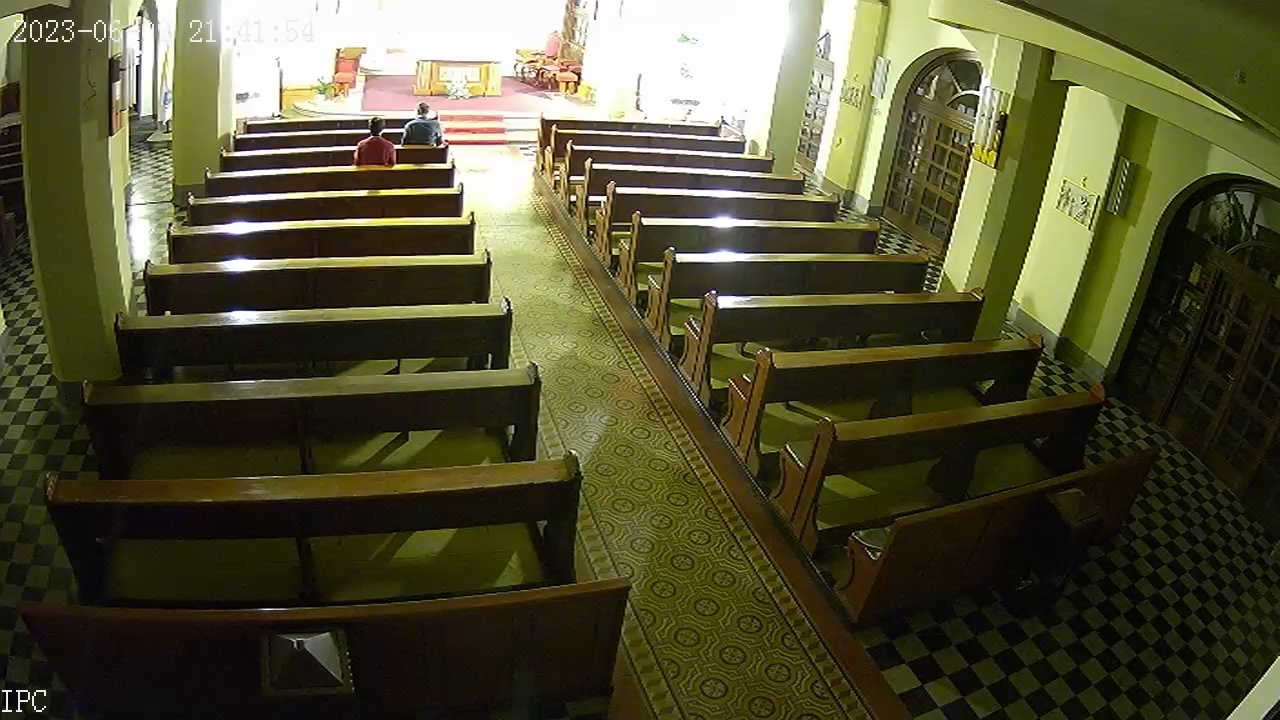
#> input picture detect-with-edges/cam1.jpg, 1280 x 720 px, found by its file name
$ python detect.py
#> lines starting #> are read from the running program, lines starting #| are printed output that depends on the picture
#> further down, img is the input picture: shape (720, 1280, 3); mean B, G, R 52.4, 80.1, 82.3
import cv2
import numpy as np

def detect_edges_on_the_image_and_create_an_edge_image(img):
    # Convert to grayscale
    gray = cv2.cvtColor(img, cv2.COLOR_BGR2GRAY)
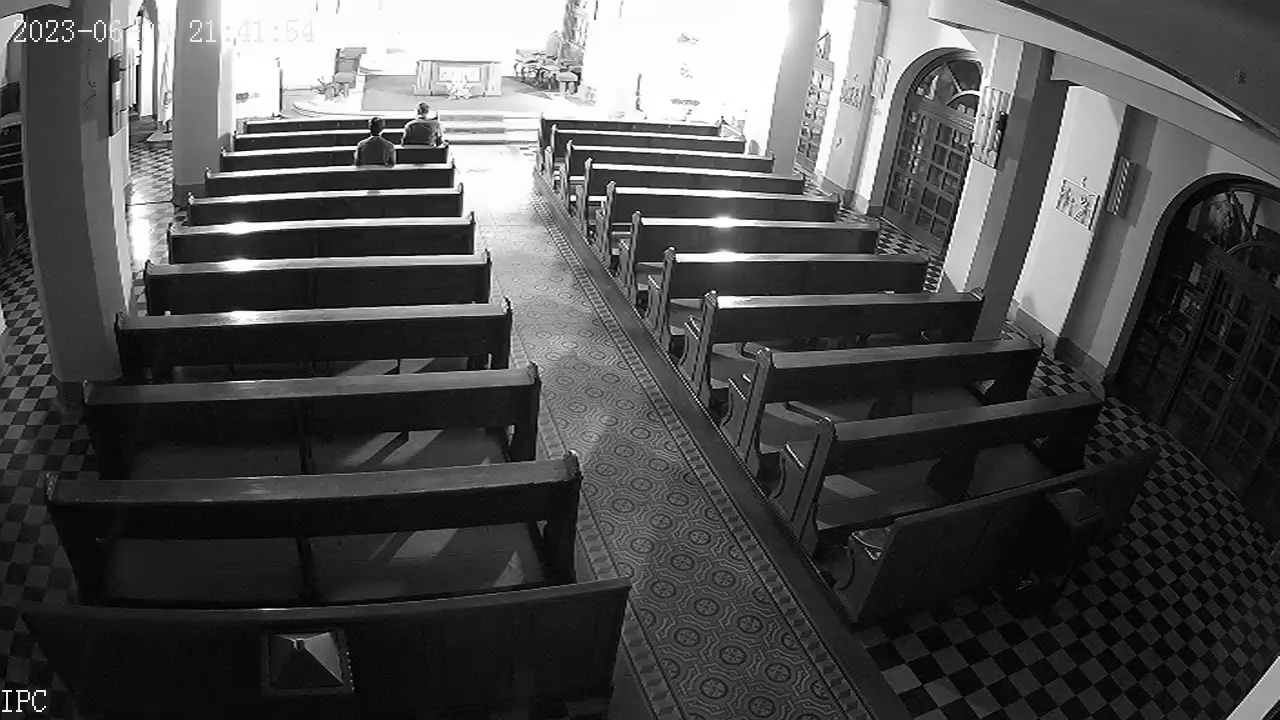
#> gray: shape (720, 1280); min 0, max 255, mean 77.6

    # Detect the edges
    edges = cv2.Canny(gray, 100, 200)
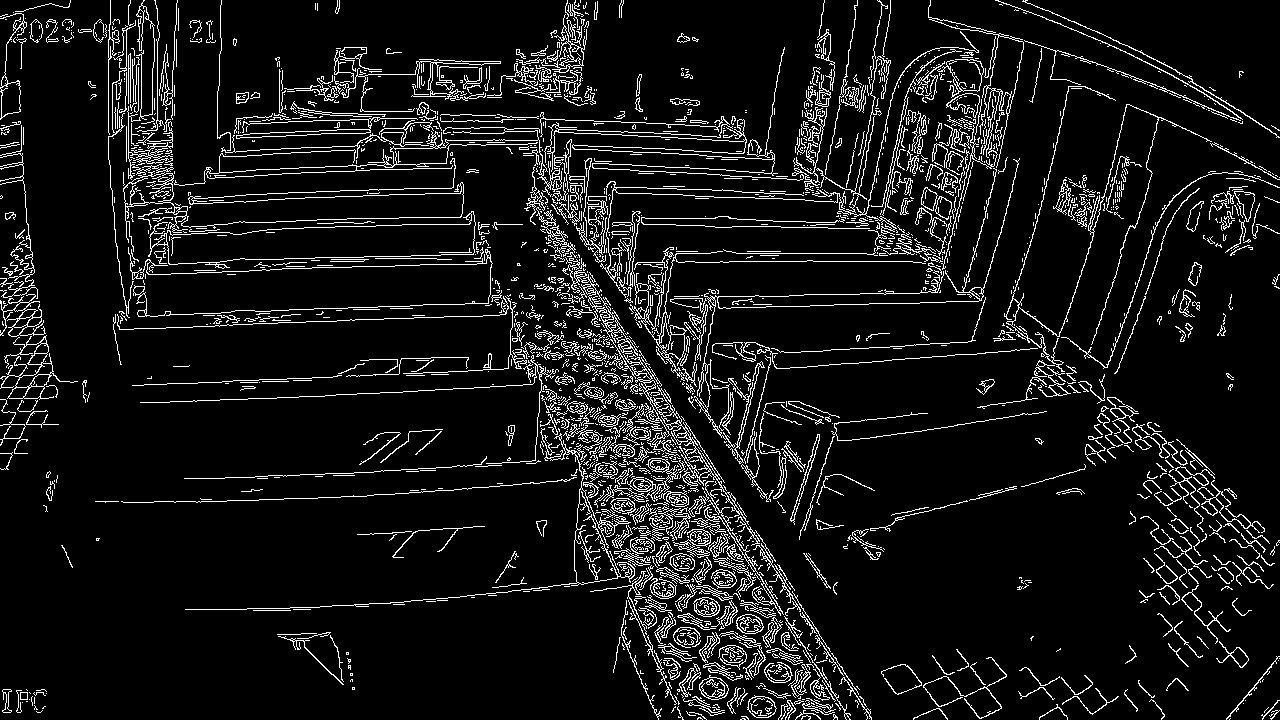
#> edges: shape (720, 1280); 8.4% white in thin lines or dots

    # Show the image
    cv2.imshow('image', edges)

    # Save the image
    cv2.imwrite('detect-with-edges\cam1-edges.jpg', edges)

    return edges

# Load an image
img = cv2.imread('detect-with-edges\cam1.jpg')

# Detect edges on the image and create an edge image
edges = detect_edges_on_the_image_and_create_an_edge_image(img)

# Wait for a key
cv2.waitKey(0)

# Destroy all the windows
cv2.destroyAllWindows()
